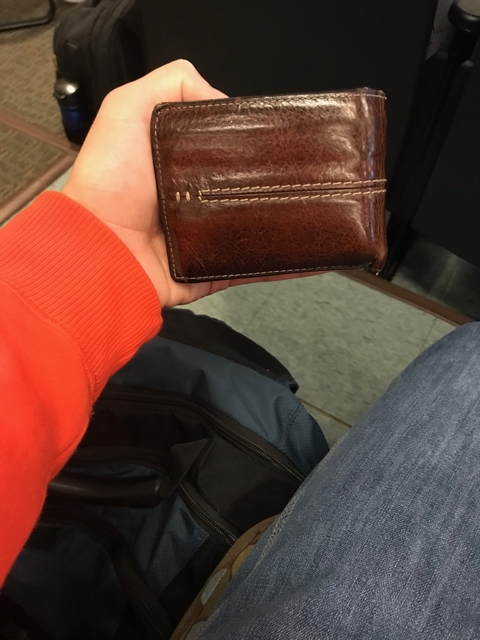
#> input picture Template_Matching/source_img.jpg, 480 x 640 px
$ python TemplateMatching.py
#> lines starting #> are read from the running program, lines starting #| are printed output that depends on the picture
import numpy as np
import cv2

def TemplateMatching(src, temp,
                     stepsize):  # src: source image, temp: template image, stepsize: the step size for sliding the template
    mean_t = 0
    var_t = 0
    location = [0, 0]

    # Calculate the mean and variance of template pixel values
    # ------------------ Put your code below ------------------
    mean_t = np.mean(temp)
    var_t = np.var(temp)
    # print(mean_t,var_t)
    max_corr = 0
    corr = 0
    # Slide window in source image and find the maximum correlation
    for i in np.arange(0, temp.shape[0], stepsize):
        for j in np.arange(0, temp.shape[1], stepsize):
            mean_s = 0
            var_s = 0
            # Calculate the mean and variance of source image pixel values inside window
            # ------------------ Put your code below ------------------
            mean_s = np.mean(src)
            var_s = np.var(src)
            # Calculate normalized correlation coefficient (NCC) between source and template
            # ------------------ Put your code below ------------------
            # for k in np.arange(0, temp.shape[0], stepsize):
            #     for l in np.arange(0, temp.shape[1], stepsize):
            corr = (src[i][j] - mean_s) * (temp[i][j] - mean_t) / (var_s*var_t)
            if corr > max_corr:
                max_corr = corr
                location = [i, j]

    return location


# load source and template images
source_img = cv2.imread('source_img.jpg', 0)  # read image in grayscale
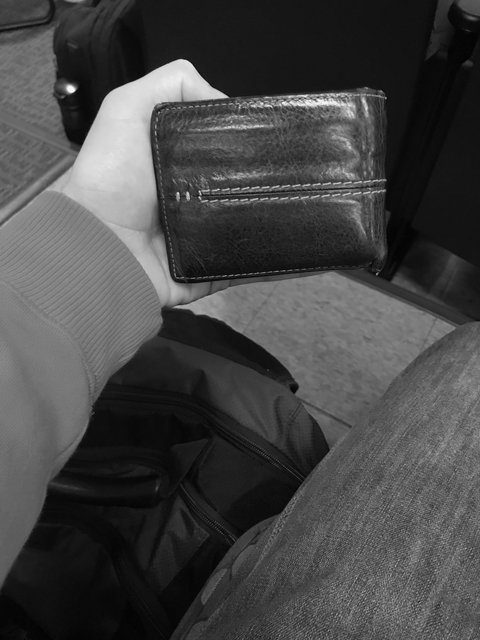
#> source_img: shape (640, 480); min 1, max 249, mean 69.8
temp = cv2.imread('template_img.jpg', 0)  # read image in grayscale
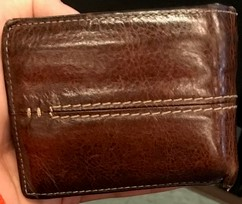
#> input picture Template_Matching/template_img.jpg, 242 x 204 px
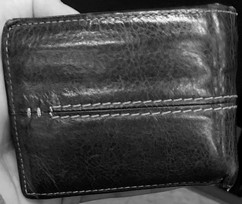
#> temp: shape (204, 242); min 0, max 253, mean 70
location = TemplateMatching(source_img, temp, 20);
#> in TemplateMatching, `mean_t = np.mean(temp)`: mean_t = 69.98
#> in TemplateMatching, `var_t = np.var(temp)`: var_t = 2240.8
#> after the loop in TemplateMatching, `for i in np.arange(0, temp.shape[0], stepsize):`: location = [100, 160]; max_corr = 0.00279
#> location = [100, 160]
print(location)
#| [100, 160]
match_img = cv2.cvtColor(source_img, cv2.COLOR_GRAY2RGB)

# Draw a red rectangle on match_img to show the template matching result
# ------------------ Put your code below ------------------
red = (0,0,255)
cv2.line(match_img,(location[1],location[0]),(location[1]+temp.shape[1],location[0]),red,thickness=5)
cv2.line(match_img,(location[1],location[0]),(location[1],location[0]+temp.shape[0]),red,thickness=5)
cv2.line(match_img,(location[1],location[0]+temp.shape[0]),(location[1]+temp.shape[1],location[0]+temp.shape[0]),red,thickness=5)
cv2.line(match_img,(location[1]+temp.shape[1],location[0]),(location[1]+temp.shape[1],location[0]+temp.shape[0]),red,thickness=5)
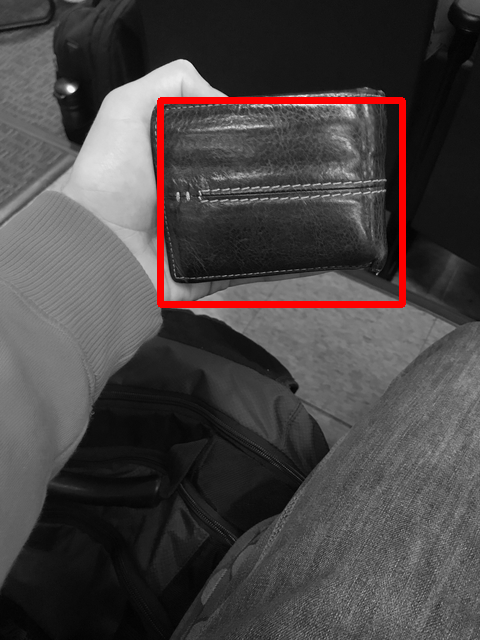
#> match_img: shape (640, 480, 3); mean B, G, R 67.9, 67.9, 73.1

# Save the template matching result image (match_img)
# ------------------ Put your code below ------------------
cv2.imwrite("match_img.jpg",match_img)

# Display the template image and the matching result
cv2.namedWindow('TemplateImage', cv2.WINDOW_NORMAL)
cv2.namedWindow('MyTemplateMatching', cv2.WINDOW_NORMAL)
cv2.imshow('TemplateImage', temp)
cv2.imshow('MyTemplateMatching', match_img)
cv2.waitKey(0)
cv2.destroyAllWindows()
